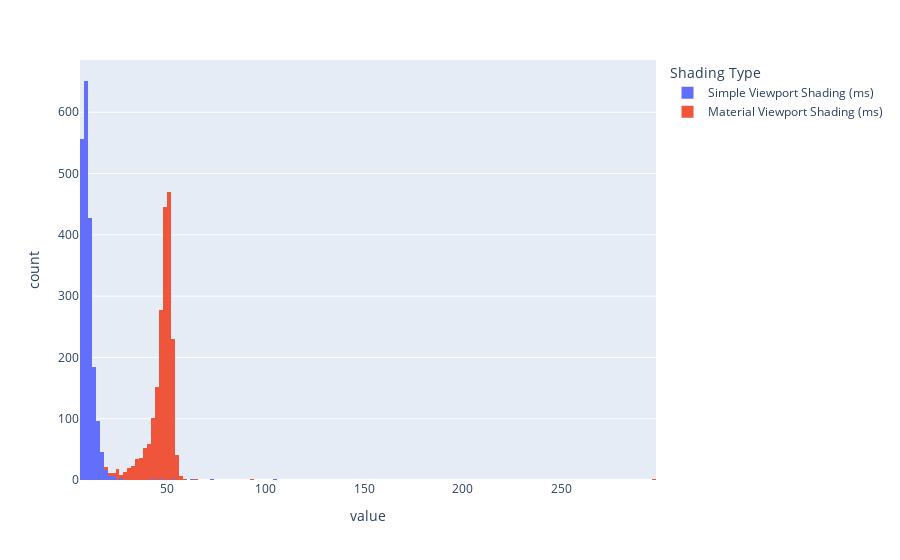

This figure's notebook cell:
### Code cell
fig6 = px.histogram(df)
fig6.update_layout(legend=dict(title='Shading Type'))
fig6.show()

### Figure 1 — Plotly figure (JSON) as saved in the notebook; plotly's stock layout.template omitted (floating-point values rounded to 4 significant figures; data arrays with more than 128 entries replaced by an {"elided": "..."} marker saying what was removed)
{"data": [{"alignmentgroup": "True", "bingroup": "x", "hovertemplate": "variable=Simple Viewport Shading (ms)<br>value=%{x}<br>count=%{y}<extra></extra>", "legendgroup": "Simple Viewport Shading (ms)", "marker": {"color": "#636efa", "pattern": {"shape": ""}}, "name": "Simple Viewport Shading (ms)", "offsetgroup": "Simple Viewport Shading (ms)", "orientation": "v", "showlegend": true, "type": "histogram", "x": {"elided": "2000 float values"}, "xaxis": "x", "yaxis": "y"}, {"alignmentgroup": "True", "bingroup": "x", "hovertemplate": "variable=Material Viewport Shading (ms)<br>value=%{x}<br>count=%{y}<extra></extra>", "legendgroup": "Material Viewport Shading (ms)", "marker": {"color": "#EF553B", "pattern": {"shape": ""}}, "name": "Material Viewport Shading (ms)", "offsetgroup": "Material Viewport Shading (ms)", "orientation": "v", "showlegend": true, "type": "histogram", "x": {"elided": "2000 float values"}, "xaxis": "x", "yaxis": "y"}], "layout": {"barmode": "relative", "legend": {"title": {"text": "Shading Type"}, "tracegroupgap": 0}, "margin": {"t": 60}, "xaxis": {"anchor": "y", "domain": [0, 1], "title": {"text": "value"}}, "yaxis": {"anchor": "x", "domain": [0, 1], "title": {"text": "count"}}}}
